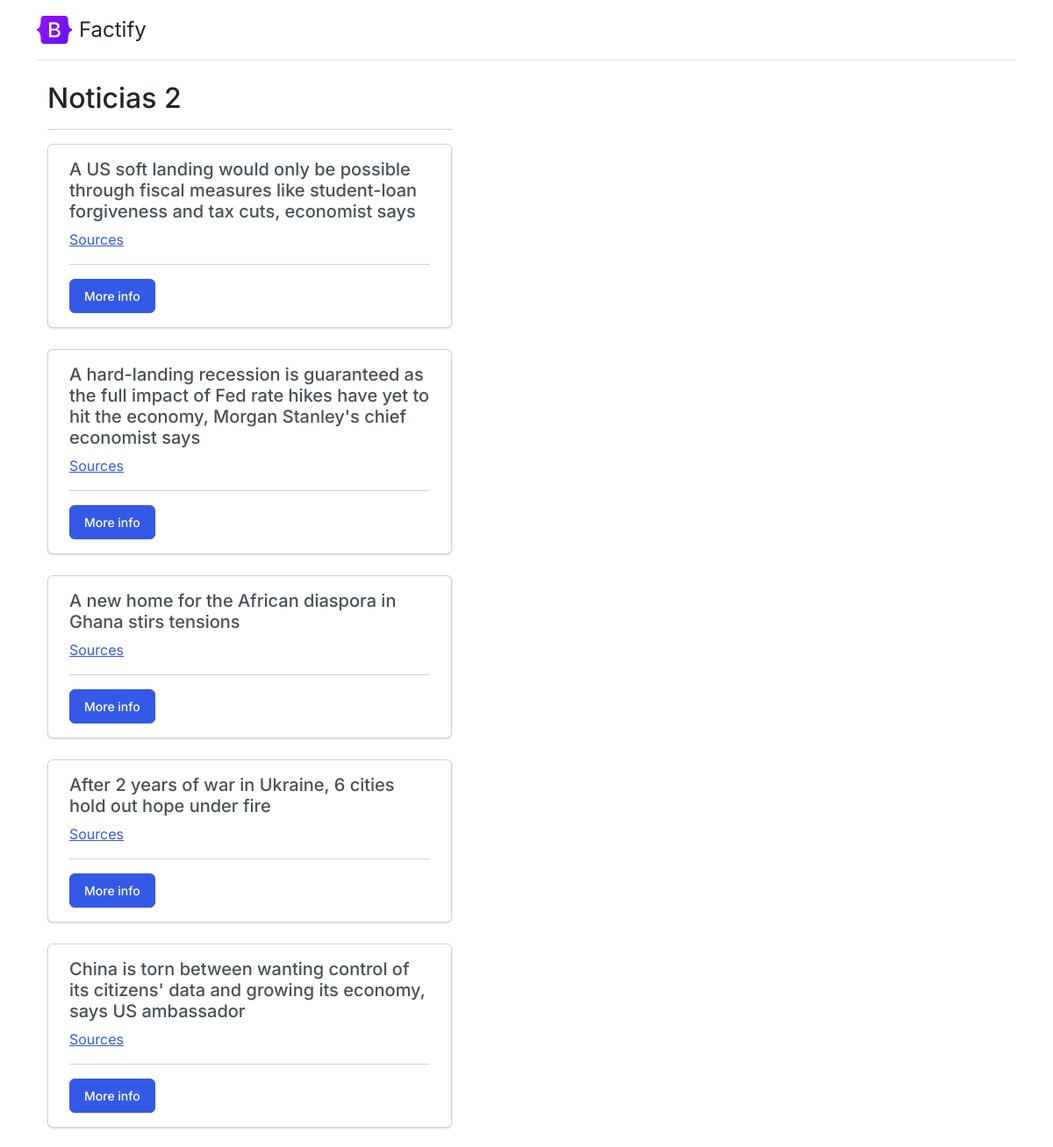
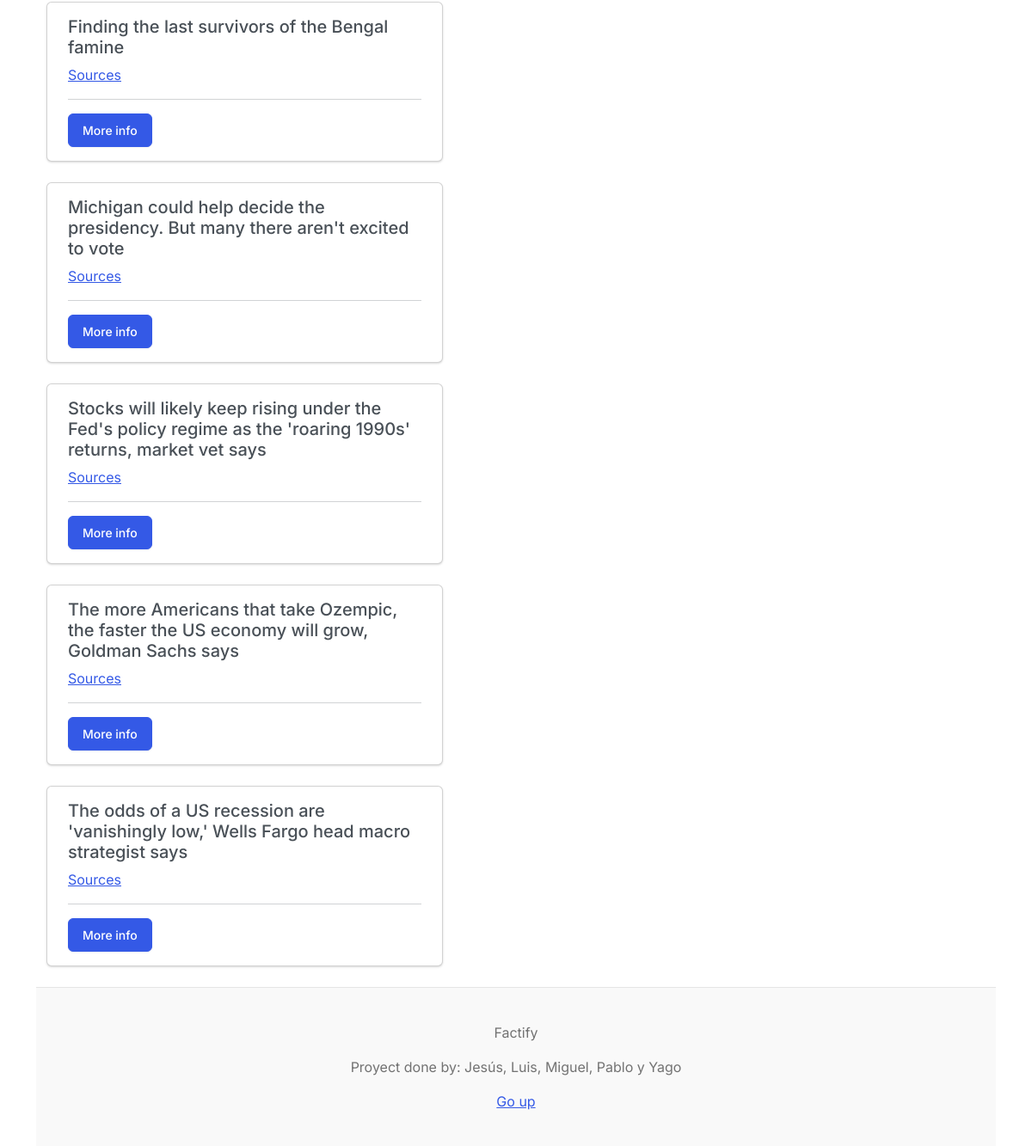
The app's page /factifys/ with its own data (2 pictures, top to bottom).
### core/models.py (models this page shows, shortened)
class Factifys(models.Model):
    source = models.TextField()
    author = models.TextField()
    title = models.TextField()
    description = models.TextField()
    url = models.TextField()
    urlToImage = models.TextField()
    publishedAt = models.TextField()
    content = models.TextField()
    text = models.TextField()
    top_image = models.TextField()
    resume = models.TextField()  # Agrega una coma aquí
    class Meta:
        verbose_name = 'Factify'
        verbose_name_plural = 'Factifys'
        ordering = ['title']

### core/views.py (the view)
# urls.py: path('factifys/', factifys, name='factifys'),
def factifys(request):
    factifys = Factifys.objects.all().order_by('title')
    return render(request, 'core/factifys.html', {'factifys': factifys})

### core/processors.py (called while the page is built)
def ctx_dic_about(request):
	ctx_about = {}
	ctx_about['ABOUT'] = About.objects.latest('created')
	return ctx_about

def ctx_dic_category(request):
	ctx_category = {}
	ctx_category['categories'] = Category.objects.filter(active=True)
	return ctx_category

def ctx_dic_history(request):
	ctx_history = {}
	ctx_history['dates'] = Post.objects.dates('created', 'month', order='DESC').distinct()
	return ctx_history

def ctx_dic_link(request):
	ctx_link = {}
	links = Link.objects.all()
	for link in links:
		ctx_link[link.key] = {'url':link.url, 'icon':link.icon}
	return ctx_link

### core/templates/core/factifys.html
{% extends 'core/base.html' %}
{% load static %}
{% block content %}
<div class="container">
  <div class="row">
    <div class="col-md-8">
      <h2>Noticias 2</h2>
      <hr>
      {% for factify in factifys %}
      <div class="card mb-4">
        <div class="card-body">
          <h5 class="card-title">{{ factify.title }}</h5>
          <a href= {{factify.url}} class="card-text">Sources</a>
          <hr>
          <a href="{% url 'detalle_factify' factify.id %}" class="btn btn-primary" style="align-self: middle;">More info</a>
        </div>
      </div>
      {% empty %}
      <p>There is no news.</p>
      {% endfor %}
    </div>
    <div class="col-md-4">
    </div>
  </div>
</div>
{% endblock %}

### core/templates/core/base.html (shortened to what this page needs)
<!doctype html>
<html lang="es">
<head>
    <link rel="stylesheet" href="https://cdn.jsdelivr.net/npm/bootstrap-icons@1.9.1/font/bootstrap-icons.css">
    {% load static %}
    <link href={% static 'core/css/bootstrap.min.css' %} rel="stylesheet">
    <link href={% static 'core/css/blog.css' %} rel="stylesheet">
</head>
<body>
  <div class="container">
    <header class="d-flex flex-wrap justify-content-center py-3 mb-4 border-bottom">
      <a href="/" class="d-flex align-items-center mb-3 mb-md-0 me-md-auto text-dark text-decoration-none">
        <img class="bi me-2" width="40" height="32" src={% static 'core/img/bootstrap-logo.svg' %}>
        <span class="fs-4">Factify</span>
      </a>
    </header>
    <main class="mt-2">
      <section class="row g-5">
        <div class="col-md-8">
            {% block content %} {% endblock %}
        </div>
      </section>
    </main>
    <footer class="blog-footer">
      <p>Factify</p>
      <p>Proyect done by: Jesús, Luis, Miguel, Pablo y Yago</p>
        <a href="#">Go up</a>
    </footer>
  </div>
</body>
</html>

### core/static/core/css/blog.css (style rules this page uses)
.blog-footer { padding: 2.5rem 0; color: #727272; text-align: center; background-color: #f9f9f9; border-top: .05rem solid #e5e5e5; }
.bi { vertical-align: -.125em; fill: currentColor; }

### records on screen
Factifys: title "A US soft landing would only be possible through fiscal measures like student-loan forgiveness and tax cuts, economist says"
Factifys: title "A hard-landing recession is guaranteed as the full impact of Fed rate hikes have yet to hit the economy, Morgan Stanley's chief economist says"
Factifys: title "A new home for the African diaspora in Ghana stirs tensions"
Factifys: title "After 2 years of war in Ukraine, 6 cities hold out hope under fire"
Factifys: title "China is torn between wanting control of its citizens' data and growing its economy, says US ambassador"
Factifys: title "Finding the last survivors of the Bengal famine"
Factifys: title "Michigan could help decide the presidency. But many there aren't excited to vote"
Factifys: title "Stocks will likely keep rising under the Fed's policy regime as the 'roaring 1990s' returns, market vet says"
Factifys: title "The more Americans that take Ozempic, the faster the US economy will grow, Goldman Sachs says"
Factifys: title "The odds of a US recession are 'vanishingly low,' Wells Fargo head macro strategist says"
